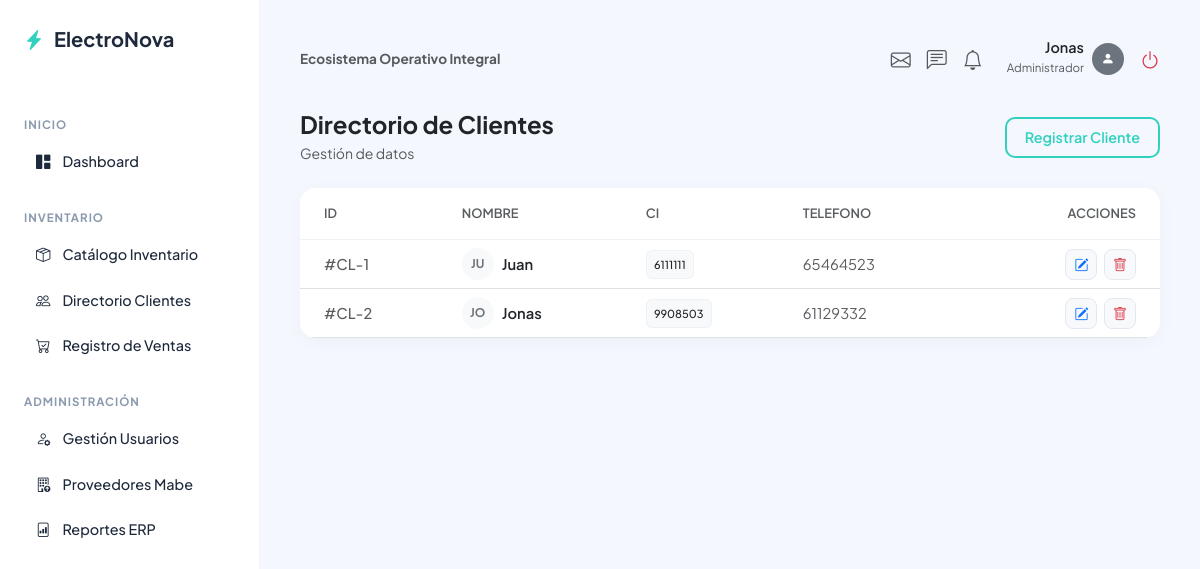
The page /clientes/ (signed in) on the database its author committed.
### app/auth/models.py (models this page shows)
class Usuario(db.Model, UserMixin):
    __tablename__ = "usuarios"
    id = db.Column(db.Integer, primary_key=True)
    username = db.Column(db.String(100), unique=True, nullable=False)
    password = db.Column(db.String(200), nullable=False)
    rol_id = db.Column(db.Integer, db.ForeignKey("roles.id"), nullable=False)
    @property
    def rol(self):
        return self.rol_rel.nombre if self.rol_rel else "Vendedor"

class Rol(db.Model):
    __tablename__ = "roles"
    id = db.Column(db.Integer, primary_key=True)
    nombre = db.Column(db.String(50), unique=True, nullable=False)
    usuarios = db.relationship("Usuario", backref="rol_rel", lazy=True)

### app/clientes/models.py (models this page shows)
class Cliente(db.Model):
    __tablename__ = "clientes"
    id = db.Column(db.Integer, primary_key=True)
    nombre = db.Column(db.String(150), nullable=False)
    nit_ci = db.Column(db.String(20), unique=True, nullable=False)
    telefono = db.Column(db.String(20), nullable=True)
    ventas = db.relationship("Venta", backref="cliente_rel", lazy=True)

### app/clientes/routes.py (the view)
@clientes_bp.route("/")
@login_required
def index():
    clientes = Cliente.query.all()
    return render_template("clientes/index.html", clientes=clientes)

### app/clientes/templates/clientes/index.html (shortened to what this page needs)
{% extends 'base.html' %}
{% block content %}
<div class="d-flex justify-content-between align-items-center mb-4">
    <div>
        <h4 class="fw-bold mb-1 text-dark">Directorio de Clientes</h4>
        <p class="text-muted small mb-0">Gestión de datos</p>
    </div>
    <a href="{{ url_for('clientes.create') }}" class="btn btn-cleo-outline">Registrar Cliente</a>
</div>
<div class="cleo-card p-0 overflow-hidden">
    <div class="table-responsive">
        <table class="table table-hover align-middle mb-0" style="font-size: 0.92rem;">
            <thead style="background-color: #fafbfc; border-bottom: 1px solid #edf2f7;">
                <tr>
                    <th class="ps-4 py-3 text-muted fw-semibold" style="font-size: 0.8rem; text-transform: uppercase;">ID</th>
                    <th class="py-3 text-muted fw-semibold" style="font-size: 0.8rem; text-transform: uppercase;">Nombre</th>
                    <th class="py-3 text-muted fw-semibold" style="font-size: 0.8rem; text-transform: uppercase;">CI</th>
                    <th class="py-3 text-muted fw-semibold" style="font-size: 0.8rem; text-transform: uppercase;">Telefono</th>
                    <th class="pe-4 py-3 text-end text-muted fw-semibold" style="font-size: 0.8rem; text-transform: uppercase;">Acciones</th>
                </tr>
            </thead>
            <tbody>
                {% for c in clientes %}
                <tr>
                    <td class="ps-4 text-muted fw-medium">#CL-{{ c.id }}</td>
                    <td>
                        <div class="d-flex align-items-center gap-2">
                            <div class="rounded-circle bg-light d-flex align-items-center justify-content-center fw-bold text-secondary" style="width: 32px; height: 32px; font-size: 0.75rem;">
                                {{ c.nombre[:2]|upper }}
                            </div>
                            <span class="fw-semibold text-dark">{{ c.nombre }}</span>
                        </div>
                    </td>
                    <td><span class="badge bg-light text-dark px-2.5 py-2" style="font-weight: 500; border-radius: 6px; border: 1px solid #edf2f7;">{{ c.nit_ci }}</span></td>
                    <td class="text-muted">{{ c.telefono if c.telefono else '—' }}</td>
                    <td class="pe-4 text-end">
                        <a href="{{ url_for('clientes.edit', id=c.id) }}" class="btn btn-sm btn-light text-primary me-1" title="Editar Cliente" style="border-radius: 8px; border: 1px solid #e2e8f0;">
                            <i class="bi bi-pencil-square"></i>
                        </a>
                        {% if current_user.rol == 'Administrador' %}
                        <form action="{{ url_for('clientes.delete_cliente', id=c.id) }}" method="POST" class="d-inline" onsubmit="return confirm('¿Estás seguro de que deseas eliminar permanentemente a este cliente?');">
                            <button type="submit" class="btn btn-sm btn-light text-danger" title="Eliminar Cliente" style="border-radius: 8px; border: 1px solid #e2e8f0;">
                                <i class="bi bi-trash"></i>
                            </button>
                        </form>
                        {% endif %}
                    </td>
                </tr>
                {% endfor %}
            </tbody>
        </table>
    </div>
</div>
{% endblock %}

### app/templates/base.html (shortened to what this page needs)
<!DOCTYPE html>
<html lang="es">
<head>
    <link href="https://cdn.jsdelivr.net/npm/bootstrap@5.3.0/dist/css/bootstrap.min.css" rel="stylesheet">
    <link rel="stylesheet" href="https://cdn.jsdelivr.net/npm/bootstrap-icons@1.11.0/font/bootstrap-icons.css">
</head>
<body>
    <div class="wrapper">
        {% if current_user.is_authenticated %}
            <aside class="sidebar">
                <a href="{{ url_for('core.dashboard') }}" class="brand-logo">
                    <i class="bi bi-lightning-charge-fill" style="color: var(--cleo-primary);"></i> ElectroNova
                </a>
                <div class="menu-category">Inicio</div>
                <ul class="nav-menu">
                    <li class="nav-menu-item">
                        <a href="{{ url_for('core.dashboard') }}" class="nav-menu-link">
                            <i class="bi bi-grid-1x2-fill"></i> Dashboard
                        </a>
                    </li>
                </ul>
                <div class="menu-category">Inventario</div>
                <ul class="nav-menu">
                    <li class="nav-menu-item">
                        <a href="{{ url_for('inventario.index') }}" class="nav-menu-link">
                            <i class="bi bi-box-seam"></i> Catálogo Inventario
                        </a>
                    </li>
                    <li class="nav-menu-item">
                        <a href="{{ url_for('clientes.index') }}" class="nav-menu-link">
                            <i class="bi bi-people"></i> Directorio Clientes
                        </a>
                    </li>
                    <li class="nav-menu-item">
                        <a href="{{ url_for('ventas.index') }}" class="nav-menu-link">
                            <i class="bi bi-cart-check"></i> Registro de Ventas
                        </a>
                    </li>
                </ul>
                {% if current_user.rol == 'Administrador' %}
                <div class="menu-category">Administración</div>
                <ul class="nav-menu">
                    <li class="nav-menu-item">
                        <a href="{{ url_for('auth.usuarios_index') }}" class="nav-menu-link">
                            <i class="bi bi-person-gear"></i> Gestión Usuarios
                        </a>
                    </li>
                    <li class="nav-menu-item">
                        <a href="{{ url_for('inventario.proveedores') }}" class="nav-menu-link">
                            <i class="bi bi-building-up"></i> Proveedores Mabe
                        </a>
                    </li>
                    <li class="nav-menu-item">
                        <a href="{{ url_for('core.reportes') }}" class="nav-menu-link">
                            <i class="bi bi-file-bar-graph"></i> Reportes ERP
                        </a>
                    </li>
                </ul>
                {% endif %}
            </aside>
        {% endif %}
        <main class="main-content {% if current_user.is_authenticated %}authenticated{% else %}guest{% endif %}">
            {% if current_user.is_authenticated %}
                <header class="top-bar">
                    <div>
                        <h5 class="fw-bold mb-0 text-muted" style="font-size: 0.85rem;">Ecosistema Operativo Integral</h5>
                    </div>
                    <div class="d-flex align-items-center gap-4">
                        <div class="text-muted d-flex gap-3 fs-5">
                            <i class="bi bi-envelope" style="cursor: pointer;"></i>
                            <i class="bi bi-chat-left-text" style="cursor: pointer;"></i>
                            <i class="bi bi-bell" style="cursor: pointer;"></i>
                        </div>
                        <div class="d-flex align-items-center gap-2">
                            <div class="text-end">
                                <span class="fw-semibold text-dark d-block" style="font-size: 0.9rem; line-height: 1;">{{ current_user.username }}</span>
                                <small class="text-muted" style="font-size: 0.72rem;">{{ current_user.rol }}</small>
                            </div>
                            <div class="bg-secondary rounded-circle d-flex align-items-center justify-content-center text-white" style="width: 32px; height: 32px; font-size: 0.8rem;">
                                <i class="bi bi-person-fill"></i>
                            </div>
                            <a href="{{ url_for('auth.logout') }}" class="text-danger ms-2 fs-5" title="Cerrar Sesión">
                                <i class="bi bi-power"></i>
                            </a>
                        </div>
                    </div>
                </header>
            {% endif %}
            {% block content %}{% endblock %}
        </main>
    </div>
</body>
</html>

### app/templates/base.html (style rules this page uses)
:root { --cleo-bg: #f4f7fe; --cleo-sidebar-bg: #ffffff; --cleo-primary: #30D1BE; --cleo-primary-hover: #26b3a3; --cleo-text-dark: #1e293b; --cleo-text-muted: #8a99ad; --cleo-card-shadow: 0px 4px 20px rgba(0, 0, 0, 0.03); }
body { background-color: var(--cleo-bg); font-family: 'Plus Jakarta Sans', sans-serif; color: var(--cleo-text-dark); overflow-x: hidden; margin: 0; padding: 0; }
.wrapper { display: flex; min-height: 100vh; }
.sidebar { width: 260px; background-color: var(--cleo-sidebar-bg); border-right: 1px solid rgba(0,0,0,0.04); padding: 24px; display: flex; flex-direction: column; position: fixed; height: 100vh; z-index: 100; }
.brand-logo { font-size: 1.25rem; font-weight: 700; color: var(--cleo-text-dark); text-decoration: none; display: flex; align-items: center; gap: 10px; margin-bottom: 40px; }
.menu-category { font-size: 0.72rem; text-transform: uppercase; letter-spacing: 1px; color: var(--cleo-text-muted); font-weight: 700; margin-top: 22px; margin-bottom: 8px; }
.nav-menu { list-style: none; padding-left: 0; margin-bottom: 0; }
.nav-menu-item { margin-bottom: 4px; }
.nav-menu-link { display: flex; align-items: center; gap: 12px; padding: 10px 12px; color: var(--cleo-text-dark); text-decoration: none; font-size: 0.9rem; font-weight: 500; border-radius: 8px; transition: all 0.2s ease; }
.main-content { flex-grow: 1; min-height: 100vh; display: flex; flex-direction: column; }
.main-content.authenticated { margin-left: 260px; padding: 40px; }
.top-bar { display: flex; justify-content: space-between; align-items: center; margin-bottom: 32px; }
.cleo-card { background: #ffffff; border: none; border-radius: 16px; box-shadow: var(--cleo-card-shadow); padding: 24px; margin-bottom: 24px; }
.btn-cleo-outline { background-color: transparent; color: var(--cleo-primary); border: 2px solid var(--cleo-primary); padding: 8px 18px; border-radius: 10px; font-weight: 600; font-size: 0.9rem; transition: all 0.2s ease; text-decoration: none; display: inline-block; }

### rows shown on the page
Usuario: username "Jonas"
Rol: rol "Administrador"
Cliente: id "1", nombre "JU", nombre "Juan", nit_ci "6111111", telefono "65464523"
Cliente: id "2", nombre "JO", nombre "Jonas", nit_ci "9908503", telefono "61129332"
